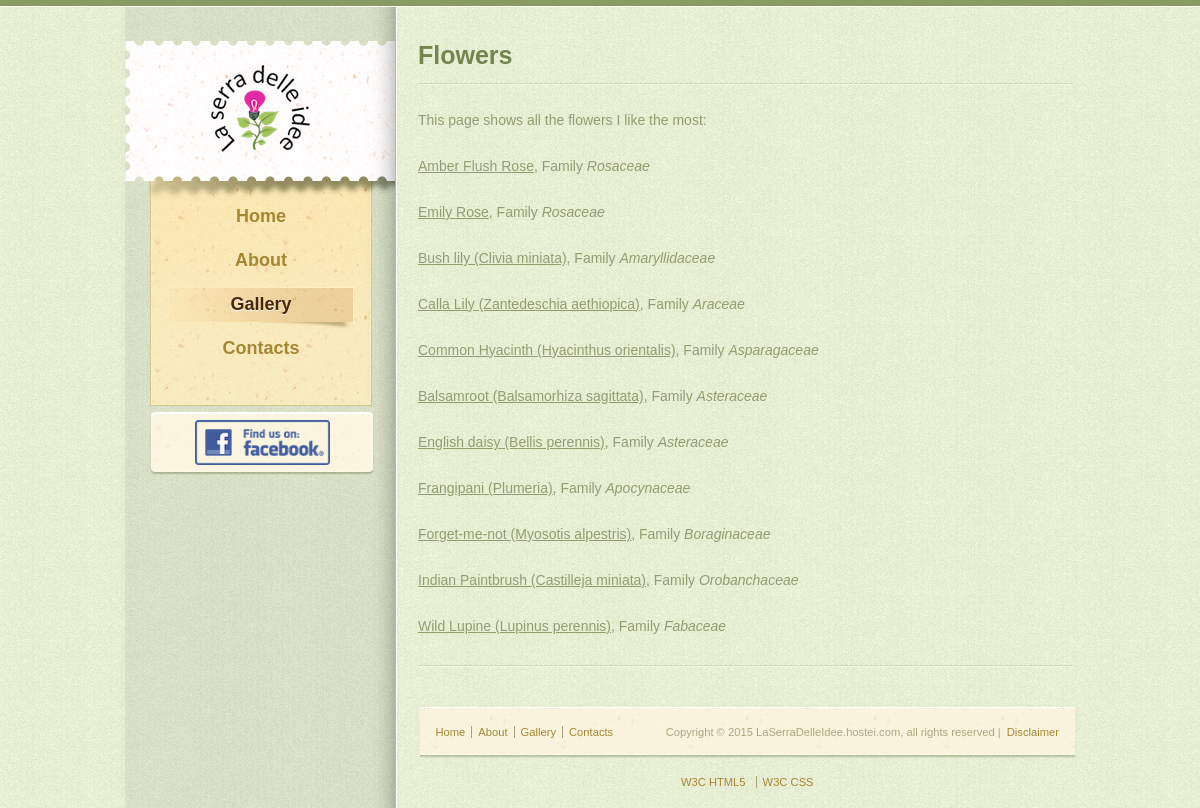
The app's page /craft_list.php with its own data.
### tables this page shows
CREATE TABLE `t_Flowers` (
  `FlowerID` int(4) unsigned NOT NULL AUTO_INCREMENT,
  `Name` varchar(50) NOT NULL,
  `Family` varchar(50) NOT NULL,
  `Color` varchar(30) NOT NULL,
  `Description` text,
  `Picture` varchar(200) NOT NULL,
  `CreatedDateTime` timestamp NULL DEFAULT NULL,
  `CreatedBy` varchar(50) NOT NULL DEFAULT 'Stefano',
  `LastModifiedDateTime` timestamp NOT NULL DEFAULT CURRENT_TIMESTAMP ON UPDATE CURRENT_TIMESTAMP,
  `LastModifiedBy` varchar(50) NOT NULL DEFAULT 'Stefano',
  PRIMARY KEY (`FlowerID`)
);

### craft_list.php (the view, shortened to what this page needs)
<?php
require 'include/config.php';
$sql = "select Name, FlowerID, Family from t_Flowers";
?>
<!DOCTYPE html>
<html>
    <?php include "include/head_inc.php"; ?>
    <body>
		<div class="background">
			<div class="page">
            <?php include "include/header_inc.php"; ?>
           	<section>
<article>
<div id="gallery">
    <div><h1><?=$pageName?></h1>
<p>This page shows all the flowers I like the most:</p>
<?php
$iConn = @mysqli_connect(DB_HOST,DB_USER,DB_PASSWORD,DB_NAME) or die(myerror(__FILE__,__LINE__,mysqli_connect_error()));
$result = mysqli_query($iConn,$sql) or die(myerror(__FILE__,__LINE__,mysqli_error($iConn)));
if(mysqli_num_rows($result) > 0)
{
	while($row = mysqli_fetch_assoc($result))
	{
         echo '<p align="center"><a href="craft_view.php?id=' . (int)$row['FlowerID'] . '">' . dbOut($row['Name']) . '</a>';
         echo ', Family <i>' . dbOut($row['Family'])  . '</i></p>';
	}
}else{
    echo "<p align=center>What! No flowers?  There must be a mistake!!</p>";
}
?>        </div>
</div>
</article>
            </section>
            <?php include "include/footer_inc.php"; ?>
			</div>
		</div>
	</body>
</html>

### css/style.css (style rules this page uses)
body { margin:0; background:url(../images/top-bar.gif) repeat-x; position:relative; }
.background { position:relative; margin:7px 0 0; background:url(../images/bg-body.jpg); z-index:0; }
.page { width: 950px; background:url(../images/bg-page.jpg) repeat-y; margin:0 auto; padding:34px 0 0; overflow:hidden; }
section { float:left; padding:0 0 0 23px; }
section article div { background:url(../images/border-dashed.gif) repeat-x left bottom; padding:0 0 7px; }
section article div p, section article div#about p, section article div#contacts p, section article div#gallery p, section article div#contacts div form { width:656px; font-family:arial; font-size:14px; color:#919e72; text-align:justify; margin:25px 0 0; line-height:21px; }
section article div p span a, section article div p a, section article div#about p a, section article div#gallery p a, section article div#contacts p a { color:#919e72; }
section article div#about h1, section article div#blog div h1, section article div#gallery div h1, section article div#contacts div h1 { font-family:arial; font-size:25px; font-weight:bold; margin:0; color:#74854e; background:url(../images/border-dashed.gif) repeat-x left bottom; padding:0 0 15px; width:656px; }
section article div#gallery { background:none; }
section article div#gallery div { padding:0 0 30px; overflow:hidden; }

### records on screen
t_flowers: Name "Amber Flush Rose", Family "Rosaceae"
t_flowers: Name "Emily Rose", Family "Rosaceae"
t_flowers: Name "Bush lily (Clivia miniata)", Family "Amaryllidaceae"
t_flowers: Name "Calla Lily (Zantedeschia aethiopica)", Family "Araceae"
t_flowers: Name "Common Hyacinth (Hyacinthus orientalis)", Family "Asparagaceae"
t_flowers: Name "Balsamroot (Balsamorhiza sagittata)", Family "Asteraceae"
t_flowers: Name "English daisy (Bellis perennis)", Family "Asteraceae"
t_flowers: Name "Frangipani (Plumeria)", Family "Apocynaceae"
t_flowers: Name "Forget-me-not (Myosotis alpestris)", Family "Boraginaceae"
t_flowers: Name "Indian Paintbrush (Castilleja miniata)", Family "Orobanchaceae"
t_flowers: Name "Wild Lupine (Lupinus perennis)", Family "Fabaceae"

### other values on screen
$text "Home"
$text "About"
$text "Gallery"
$text "Contacts"
$pageName "Flowers"
$siteName "LaSerraDelleIdee.hostei.com"
